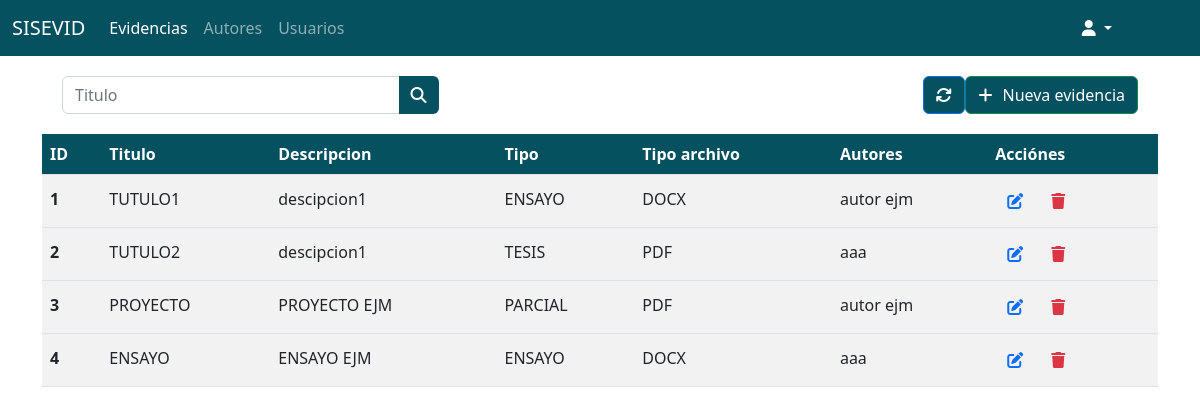
The app's page /view/ViewEvidencia.php (signed in) with its own data.
### tables this page shows
CREATE TABLE EVIDENCIA(
	ID_EVIDENCIA VARCHAR(4)  PRIMARY KEY,
    TITULO VARCHAR(50) NULL,
    DESCRIPCIÓN VARCHAR(500) NULL,
    TIPO VARCHAR(50) NULL,
    TIPO_ARCHIVO VARCHAR(50) NULL,
    FECHA_CREACION_EVIDENCIA DATE NULL,
    FECHA_REGISTRO_EVIDENCIA DATE NULL,
    AUTORES VARCHAR(50) NULL,
    OBSERVACION VARCHAR(500) NULL,
	ID_LUGAR_GEOGRAFICO VARCHAR(4) NULL,
    ESTADO VARCHAR(30) NULL,
    USUARIO_CREACION VARCHAR(20) NOT NULL,
    FECHA_CREACION DATETIME NOT NULL
);

### view/ViewEvidencia.php (the view, shortened to what this page needs)
<?php
$inputBuscar = "";
?>
<!DOCTYPE html>
<html lang="es">
<head>
    <link href="https://cdn.jsdelivr.net/npm/bootstrap@5.2.0/dist/css/bootstrap.min.css" rel="stylesheet">
</head>
<body>
    <nav class="navbar navbar-expand-lg navbar-dark bg-dark" style="background-color: #055160 !important;">
        <div class="container-fluid">
            <a class="navbar-brand" href="#">SISEVID</a>
            <div class="collapse navbar-collapse" id="navbarNav">
                <ul class="navbar-nav">
                    <li class="nav-item">
                        <a class="nav-link active" aria-current="page" href="./ViewEvidencia.php">Evidencias</a>
                    </li>
                    <li class="nav-item">
                        <a class="nav-link" href="./Autores.php">Autores</a>
                    </li>
                    <li class="nav-item">
                        <a class="nav-link" href="./Register.php">Usuarios</a>
                    </li>
                    <li class="nav-item dropdown" style="position: absolute;right: 80px;">
                        <a class="nav-link active dropdown-toggle" href="#" id="navbarDropdown" role="button"
                            data-bs-toggle="dropdown" aria-expanded="false">
                            <i class="fas fa-user"></i>
                        </a>
                    </li>
                </ul>
            </div>
        </div>
    </nav>
        <div class="container">
            <div style="margin:20px;">
                <div style="display: flex; align-items: center; justify-content: space-between;">
                    <div class="input-group" style="width: 35%;">
                        <input class="form-control" type="text" placeholder="Titulo" name="inputBuscar"
                            value="<?php echo $inputBuscar?>">
                        <button type="submit" class="btn btn-primary" name="btn" value="Consultar"
                            style="background: #055160;border-style: hidden"><i
                                class="fa-solid fa-magnifying-glass"></i></button>
                    </div>
                    <div style="display: flex;justify-content: space-between; width: 20%;">
                        <div class="">
                            <button type="submit" class="btn btn-primary" value="Listar" name="btn"
                                style="background: #055160"><i class="fas fa-sync"></i></button>
                        </div>
                        <div class="">
                            <button type="button" class="btn btn-success" data-bs-toggle="modal"
                                style="background: #055160" data-bs-target="#staticBackdrop" name="btn" value="Nuevo">
                                <i class="fa-solid fa-plus" style="margin-right: 10px;"></i>Nueva evidencia
                            </button>
                        </div>
                    </div>
                </div>
            </div>
            <table class="table table-striped" style="vertical-align: initial;">
                <thead style="background: #055160;color: white;">
                    <tr>
                        <th scope="col">ID</th>
                        <th scope="col">Titulo</th>
                        <th scope="col">Descripcion</th>
                        <th scope="col">Tipo</th>
                        <th scope="col">Tipo archivo</th>
                        <th scope="col">Autores</th>
                        <th scope="col">Acciónes</th>
                    </tr>
                </thead>
                <?php
                $mysqli = new mysqli("localhost","root","","SISEVID");
                $sql = "SELECT * FROM evidencia";
                $resultado=$mysqli->query($sql);
                while($row = $resultado->fetch_array()){
                    $datos=$row[0]."||".
                    $row[1]."||".
                    $row[2]."||".
                    $row[3]."||".
                    $row[4]."||".
                    $row[5]."||".
                    $row[6]."||".
                    $row[7]."||".
                    $row[8]."||".
                    $row[9]."||".
                    $row[10];
                ?>
                <tbody>
                    <tr>
                        <th scope="row"><?php echo $row[0]; ?></th>
                        <td><?php echo $row[1];  ?></td>
                        <td><?php echo $row[2]; ?></td>
                        <td><?php echo $row[3];?></td>
                        <td><?php echo $row[4];?></td>
                        <td><?php echo $row[7]; ?></td>
                        <td>
                            <div style="display: flex,justify-content: space-between;">
                                <button class="btn btn-outline-primary" style="border-style: hidden" type="button" data-bs-toggle="modal" onclick="llenarModal_actualizar('<?php echo $datos?>');"  data-bs-target="#editar"><i class="fa-solid fa-pen-to-square"></i></button>
                                <button class="btn btn-outline-danger" style="border-style: hidden" value="<?php echo $row[0]; ?>" name="btnBorrar" type="submit"><i class="fa-solid fa-trash"></i></button>
                            </div>
                        </td>
                    </tr>
                    <?php  } ?>
                </tbody>
            </table>
        </div>
</body>
</html>

### records on screen
evidencia: ID_EVIDENCIA "1", TITULO "TUTULO1", DESCRIPCIÓN "descipcion1", TIPO "ENSAYO", TIPO_ARCHIVO "DOCX", AUTORES "autor ejm"
evidencia: ID_EVIDENCIA "2", TITULO "TUTULO2", DESCRIPCIÓN "descipcion1", TIPO "TESIS", TIPO_ARCHIVO "PDF", AUTORES "aaa"
evidencia: ID_EVIDENCIA "3", TITULO "PROYECTO", DESCRIPCIÓN "PROYECTO EJM", TIPO "PARCIAL", TIPO_ARCHIVO "PDF", AUTORES "autor ejm"
evidencia: ID_EVIDENCIA "4", TITULO "ENSAYO", DESCRIPCIÓN "ENSAYO EJM", TIPO "ENSAYO", TIPO_ARCHIVO "DOCX", AUTORES "aaa"
